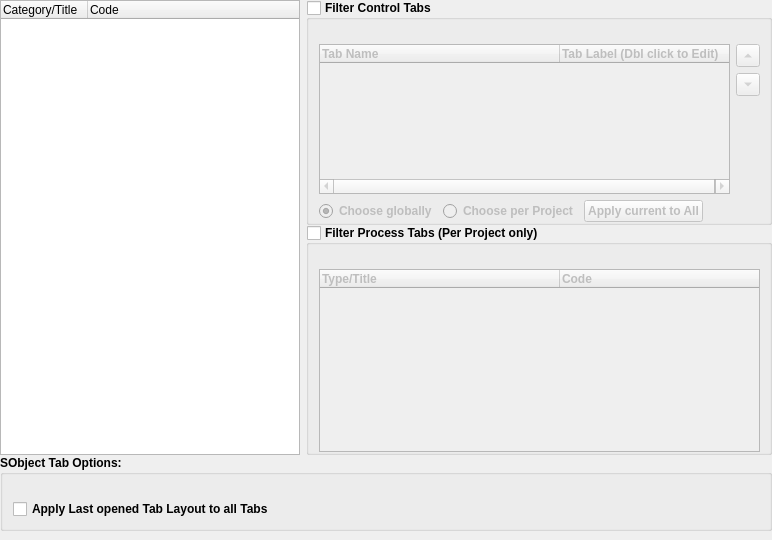
<?xml version="1.0" encoding="UTF-8"?>
<ui version="4.0">
 <class>checkinOutPageWidget</class>
 <widget class="QWidget" name="checkinOutPageWidget">
  <property name="geometry">
   <rect>
    <x>0</x>
    <y>0</y>
    <width>772</width>
    <height>540</height>
   </rect>
  </property>
  <layout class="QGridLayout" name="checkinOutPageWidgetLayout" columnstretch="1,0">
   <property name="leftMargin">
    <number>0</number>
   </property>
   <property name="topMargin">
    <number>0</number>
   </property>
   <property name="rightMargin">
    <number>0</number>
   </property>
   <property name="bottomMargin">
    <number>9</number>
   </property>
   <property name="verticalSpacing">
    <number>0</number>
   </property>
   <item row="1" column="1">
    <widget class="QGroupBox" name="processTabsFilterGroupBox">
     <property name="font">
      <font>
       <weight>75</weight>
       <bold>true</bold>
      </font>
     </property>
     <property name="title">
      <string>Filter Process Tabs (Per Project only)</string>
     </property>
     <property name="flat">
      <bool>true</bool>
     </property>
     <property name="checkable">
      <bool>true</bool>
     </property>
     <property name="checked">
      <bool>false</bool>
     </property>
     <layout class="QVBoxLayout" name="processTabsFilterLayout">
      <property name="leftMargin">
       <number>10</number>
      </property>
      <property name="topMargin">
       <number>24</number>
      </property>
      <property name="rightMargin">
       <number>9</number>
      </property>
      <property name="bottomMargin">
       <number>0</number>
      </property>
      <item>
       <widget class="QTreeWidget" name="processTreeWidget">
        <property name="styleSheet">
         <string notr="true">QTreeView::item {
	padding: 2px;
}</string>
        </property>
        <property name="horizontalScrollBarPolicy">
         <enum>Qt::ScrollBarAlwaysOff</enum>
        </property>
        <property name="verticalScrollMode">
         <enum>QAbstractItemView::ScrollPerPixel</enum>
        </property>
        <attribute name="headerDefaultSectionSize">
         <number>240</number>
        </attribute>
        <attribute name="headerMinimumSectionSize">
         <number>170</number>
        </attribute>
        <column>
         <property name="text">
          <string>Type/Title</string>
         </property>
        </column>
        <column>
         <property name="text">
          <string>Code</string>
         </property>
        </column>
       </widget>
      </item>
     </layout>
    </widget>
   </item>
   <item row="0" column="1">
    <widget class="QGroupBox" name="controlsTabsFilterGroupBox">
     <property name="font">
      <font>
       <weight>75</weight>
       <bold>true</bold>
      </font>
     </property>
     <property name="title">
      <string>Filter Control Tabs</string>
     </property>
     <property name="flat">
      <bool>true</bool>
     </property>
     <property name="checkable">
      <bool>true</bool>
     </property>
     <property name="checked">
      <bool>false</bool>
     </property>
     <layout class="QGridLayout" name="controlsTabsFilterLayout">
      <property name="leftMargin">
       <number>10</number>
      </property>
      <property name="topMargin">
       <number>24</number>
      </property>
      <property name="rightMargin">
       <number>9</number>
      </property>
      <property name="bottomMargin">
       <number>0</number>
      </property>
      <item row="0" column="0" rowspan="3" colspan="4">
       <widget class="QTreeWidget" name="controlsTabsTreeWidget">
        <property name="maximumSize">
         <size>
          <width>16777215</width>
          <height>160</height>
         </size>
        </property>
        <property name="styleSheet">
         <string notr="true">QTreeView::item {
	padding: 2px;
}</string>
        </property>
        <property name="tabKeyNavigation">
         <bool>true</bool>
        </property>
        <property name="alternatingRowColors">
         <bool>true</bool>
        </property>
        <property name="rootIsDecorated">
         <bool>false</bool>
        </property>
        <property name="uniformRowHeights">
         <bool>true</bool>
        </property>
        <property name="itemsExpandable">
         <bool>false</bool>
        </property>
        <property name="animated">
         <bool>true</bool>
        </property>
        <property name="expandsOnDoubleClick">
         <bool>false</bool>
        </property>
        <attribute name="headerDefaultSectionSize">
         <number>240</number>
        </attribute>
        <attribute name="headerMinimumSectionSize">
         <number>170</number>
        </attribute>
        <column>
         <property name="text">
          <string>Tab Name</string>
         </property>
        </column>
        <column>
         <property name="text">
          <string>Tab Label (Dbl click to Edit)</string>
         </property>
        </column>
       </widget>
      </item>
      <item row="0" column="4">
       <widget class="QToolButton" name="controlsTabsMoveUpToolButton">
        <property name="text">
         <string>...</string>
        </property>
        <property name="arrowType">
         <enum>Qt::UpArrow</enum>
        </property>
       </widget>
      </item>
      <item row="3" column="0">
       <widget class="QRadioButton" name="applyToAllProjectsRadioButton">
        <property name="text">
         <string>Choose globally</string>
        </property>
        <property name="checked">
         <bool>true</bool>
        </property>
       </widget>
      </item>
      <item row="1" column="4">
       <widget class="QToolButton" name="controlsTabsMoveDownToolButton">
        <property name="text">
         <string>...</string>
        </property>
        <property name="arrowType">
         <enum>Qt::DownArrow</enum>
        </property>
       </widget>
      </item>
      <item row="3" column="2">
       <widget class="QPushButton" name="applyToAllProjectsPushButton">
        <property name="enabled">
         <bool>false</bool>
        </property>
        <property name="text">
         <string>Apply current to All</string>
        </property>
       </widget>
      </item>
      <item row="3" column="1">
       <widget class="QRadioButton" name="applyPerProjectsRadioButton">
        <property name="text">
         <string>Choose per Project</string>
        </property>
       </widget>
      </item>
     </layout>
    </widget>
   </item>
   <item row="0" column="0" rowspan="3">
    <widget class="QTreeWidget" name="projectsDisplayTreeWidget">
     <property name="maximumSize">
      <size>
       <width>300</width>
       <height>16777215</height>
      </size>
     </property>
     <property name="styleSheet">
      <string notr="true">QTreeView::item {
	padding: 2px;
}</string>
     </property>
     <property name="verticalScrollMode">
      <enum>QAbstractItemView::ScrollPerPixel</enum>
     </property>
     <property name="rootIsDecorated">
      <bool>false</bool>
     </property>
     <attribute name="headerDefaultSectionSize">
      <number>87</number>
     </attribute>
     <column>
      <property name="text">
       <string>Category/Title</string>
      </property>
     </column>
     <column>
      <property name="text">
       <string>Code</string>
      </property>
     </column>
    </widget>
   </item>
   <item row="3" column="0" colspan="2">
    <widget class="QGroupBox" name="sObjectTabOptionsGroupBox">
     <property name="font">
      <font>
       <weight>75</weight>
       <bold>true</bold>
      </font>
     </property>
     <property name="title">
      <string>SObject Tab Options:</string>
     </property>
     <property name="flat">
      <bool>true</bool>
     </property>
     <layout class="QGridLayout" name="sObjectTabOptionsGridLayout">
      <property name="leftMargin">
       <number>10</number>
      </property>
      <property name="topMargin">
       <number>24</number>
      </property>
      <item row="0" column="0">
       <widget class="QCheckBox" name="lastViewOnAllTabscheckBox">
        <property name="text">
         <string>Apply Last opened Tab Layout to all Tabs</string>
        </property>
       </widget>
      </item>
     </layout>
    </widget>
   </item>
  </layout>
 </widget>
 <resources/>
 <connections>
  <connection>
   <sender>applyPerProjectsRadioButton</sender>
   <signal>toggled(bool)</signal>
   <receiver>applyToAllProjectsPushButton</receiver>
   <slot>setEnabled(bool)</slot>
   <hints>
    <hint type="sourcelabel">
     <x>371</x>
     <y>197</y>
    </hint>
    <hint type="destinationlabel">
     <x>431</x>
     <y>201</y>
    </hint>
   </hints>
  </connection>
 </connections>
</ui>
